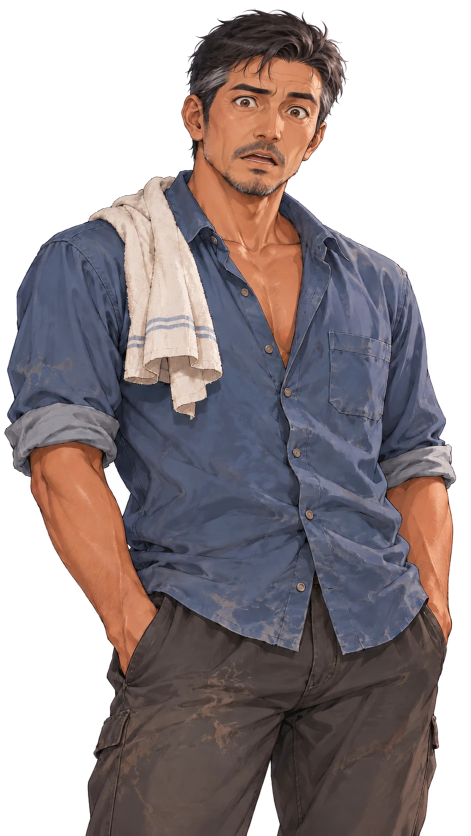
#> input picture app/src/main/assets/karakter/ayah_kaget.webp, 941 x 1672 px (shown at 1/2 size)
$ python hapus_latar.py ../app/src/main/assets/karakter/ayah_kaget.webp ../app/src/main/assets/karakter/ayah_kesal.webp
#> lines starting #> are read from the running program, lines starting #| are printed output that depends on the picture; after the words box and inside, x2 and y2 are one past the last pixel; in counts of white or black regions, pixels touching at a corner belong together
#!/usr/bin/env python3
# Pemakaian: python3 tools/hapus_latar.py gambar_asli.png app/src/main/assets/karakter/nama.png
# Butuh: pip install pillow numpy scipy
"""Hapus latar putih: alpha halus di tepi + celah putih di sela rambut, buang sisa putih."""
import sys
import numpy as np
from PIL import Image
from scipy import ndimage as ndi

src, dst = sys.argv[1], sys.argv[2]
P = np.asarray(Image.open(src).convert("RGB")).astype(np.float32)
mn = P.min(2); mx = P.max(2)
# 1) latar: keputihan yang tersambung ke tepi gambar
cand = (mn >= 222) & (mx - mn <= 28)
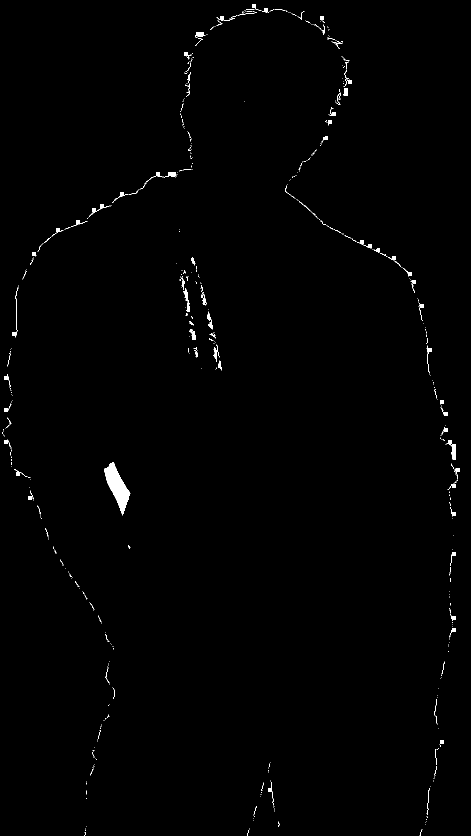
#> cand: shape (1672, 941) bool (shown at 1/2 size); 0.65% white; 542 white regions (455 under 20 px), largest, box (x1, y1, x2, y2) and area: (208, 924, 261, 1031) 2400, (891, 880, 912, 920) 332, (292, 344, 354, 364) 254
lab, _ = ndi.label(cand)
#> lab: shape (1672, 941) int32; 1387 distinct labels, from 0 to 1386
border = np.unique(np.concatenate([lab[0], lab[-1], lab[:, 0], lab[:, -1]]))
#> border = [0, 1383, 1384, 1385, 1386]
bg = np.isin(lab, border[border > 0])
#> bg: shape (1672, 941) bool; 0% white in thin lines or dots, all inside (x1, y1, x2, y2) = (169, 1670, 842, 1672)
dist_bg = ndi.distance_transform_edt(~bg)
# 2) celah putih di sela rambut, dicari bertahap (merambat dari celah ke celah)
whitish = (mn >= 195) & (mx - mn <= 32)
#> whitish: shape (1672, 941) bool; 2.1% white; 612 white regions (497 under 20 px), largest, box (x1, y1, x2, y2) and area: (293, 448, 444, 744) 12557, (295, 654, 369, 720) 2651, (208, 923, 261, 1031) 2444
lab2, n2 = ndi.label(whitish & ~bg)
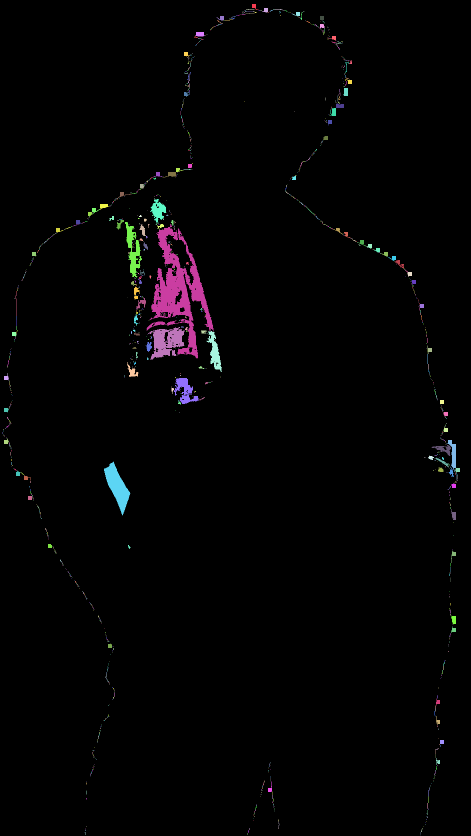
#> lab2: shape (1672, 941) int32 (shown at 1/2 size); 1530 distinct labels, from 0 to 1529; one colour per label, 0 black
#> n2 = 1529
holes = np.zeros_like(bg)
if n2:
    idx = np.arange(1, n2 + 1)
#> idx = 1529 values from 1 to 1529
    sizes = ndi.sum(np.ones_like(mn), lab2, idx)
#> sizes = 1529 values, max 11422 at index 520, min 1 at index 9, mean 21.56
    mean = ndi.mean(mn, lab2, idx)
#> mean = 1529 values, max 255 at index 12, min 195 at index 110, mean 234.3
    # kecerahan di sekeliling celah: celah rambut dikelilingi gelap, kilau baju dikelilingi terang
    ring_lab = np.where(~whitish, ndi.maximum_filter(lab2, 5), 0)
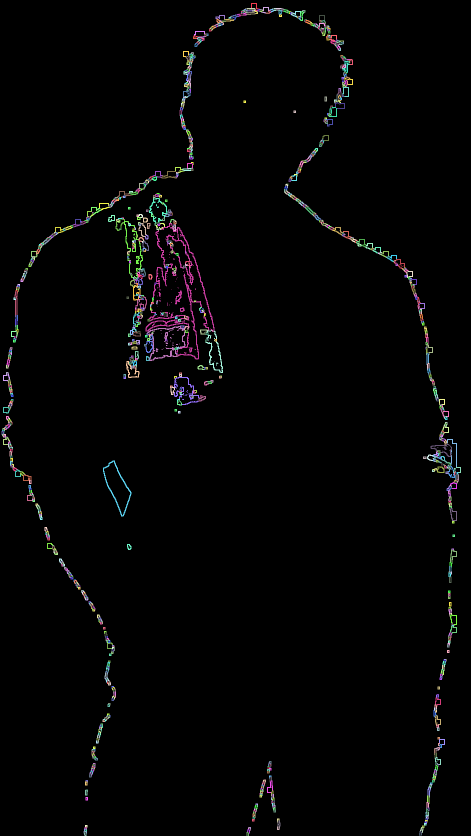
#> ring_lab: shape (1672, 941) int32 (shown at 1/2 size); 1529 distinct labels, from 0 to 1529; one colour per label, 0 black
    with np.errstate(invalid="ignore"):
        ring = np.nan_to_num(ndi.mean(mn, ring_lab, idx), nan=255.0)
#> ring = 1529 values, max 255 at index 59, min 0 at index 45, mean 107.2
    dark_around = ring < 140
    # lindungi bagian dalam wajah/kulit: putih mata, kilau mata & air mata bukan celah rambut
    R, G, B = P[..., 0], P[..., 1], P[..., 2]
    skin = (R > 150) & (R - B > 25) & (R >= G) & (G >= B - 5) & (mn < 235) & ~bg
#> skin: shape (1672, 941) bool; 13% white; 236 white regions (217 under 20 px), largest, box (x1, y1, x2, y2) and area: (63, 894, 311, 1348) 49184, (361, 115, 655, 384) 44011, (378, 294, 604, 712) 35878
    face = ndi.binary_fill_holes(ndi.binary_closing(skin, iterations=4))
#> face: shape (1672, 941) bool; 14.1% white; 52 white regions (33 under 20 px), largest, box (x1, y1, x2, y2) and area: (361, 115, 655, 721) 91353, (176, 354, 445, 837) 56032, (59, 894, 311, 1348) 51427
    in_face = ndi.mean(face.astype(np.float32), lab2, idx)
#> in_face = 1529 values, max 1 at index 119, min 0 at index 0, mean 0.208
    dark_around &= in_face < 0.3
    for _ in range(6):
        d = ndi.distance_transform_edt(~(bg | holes))
        mind = ndi.minimum(d, lab2, idx)
        # celah di samping pipi/leher (di dalam daerah "wajah") hanya bila menempel langsung ke latar
        near_face = (in_face >= 0.3) & (sizes < 8000) & (((mind <= 3) & (mean >= 238)) | ((mind <= 12) & (mean >= 240) & (ring < 150)))
        keep = idx[(dark_around & (((sizes < 2500) & (mind <= 45)) | ((mean >= 240) & (sizes < 60000) & (mind <= 60)))) | near_face]
        new_holes = np.isin(lab2, keep)
        if (new_holes & ~holes).sum() == 0:
            break
        holes |= new_holes
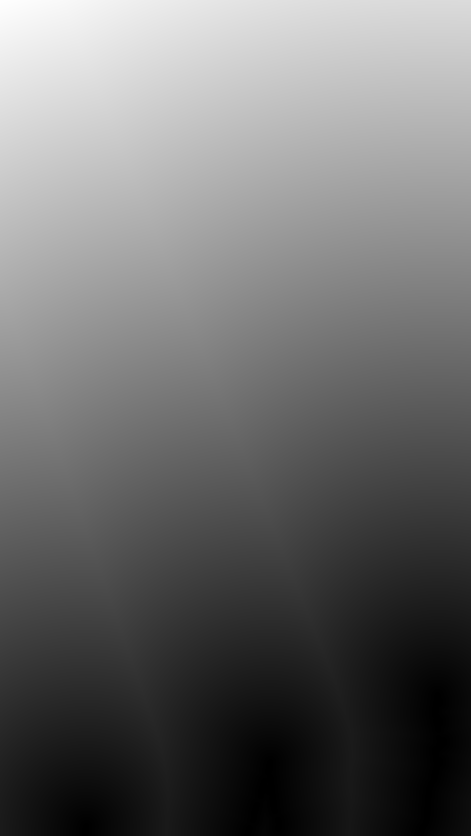
#> d: shape (1672, 941) float64 (shown at 1/2 size); min 0, max 1616.8, mean 694.4; drawn with min black and max white
#> holes: shape (1672, 941) bool; 0.04% white; 55 white regions (46 under 20 px), largest, box (x1, y1, x2, y2) and area: (869, 1390, 880, 1450) 161, (536, 1556, 548, 1606) 109, (870, 1496, 880, 1530) 83
bg_all = bg | holes
# penyapu: bintik putih murni kecil yang menempel di daerah transparan
if n2:
    for _ in range(2):
        d = ndi.distance_transform_edt(~bg_all)
        mind = ndi.minimum(d, lab2, idx)
        extra = idx[(sizes < 400) & (mean >= 238) & (mind <= 2) & (in_face < 0.3)]
        add = np.isin(lab2, extra) & ~bg_all
        if not add.any():
            break
        holes |= add
        bg_all |= add
dist_bg = ndi.distance_transform_edt(~bg_all)
# 3) daerah ragu = cincin tepi + celah; warna padat terdekat sebagai warna asli
unknown = holes | (~bg_all & (dist_bg <= 3))
#> unknown: shape (1672, 941) bool; 0.27% white; 11 white regions, largest, box (x1, y1, x2, y2) and area: (836, 1473, 891, 1672) 1589, (866, 1387, 883, 1463) 672, (533, 1550, 553, 1626) 611
solid = ~bg_all & ~unknown
#> solid: shape (1672, 941) bool; 99.7% white; 11 black regions, largest, box (x1, y1, x2, y2) and area: (836, 1473, 891, 1672) 1591, (866, 1387, 883, 1463) 672, (533, 1550, 553, 1626) 611
_, (iy, ix) = ndi.distance_transform_edt(~solid, return_indices=True)
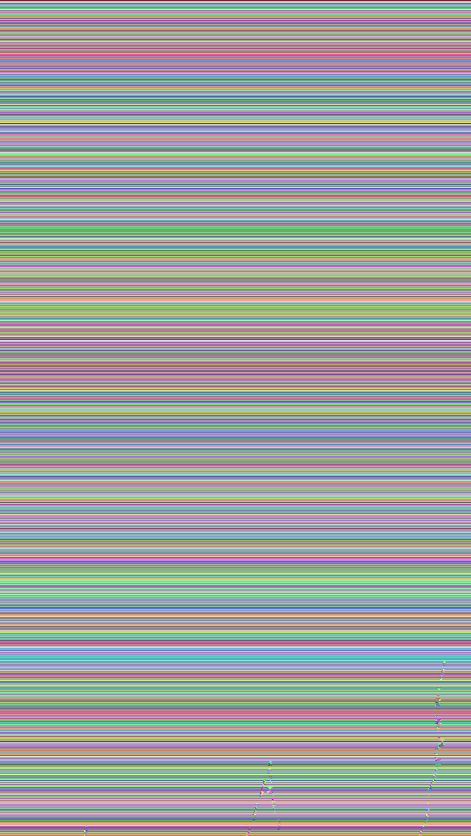
#> iy: shape (1672, 941) int32 (shown at 1/2 size); 1672 distinct labels, from 0 to 1671; one colour per label, 0 black
F = P[iy, ix]
c = np.argmax(255 - F, axis=2)
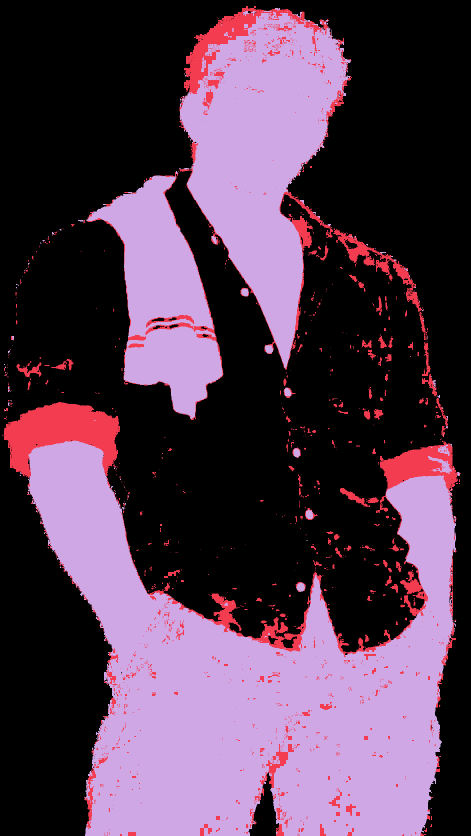
#> c: shape (1672, 941) int64 (shown at 1/2 size); 3 distinct labels, from 0 to 2; one colour per label, 0 black
Fc = np.take_along_axis(F, c[..., None], 2)[..., 0]
Pc = np.take_along_axis(P, c[..., None], 2)[..., 0]
denom = 255 - Fc
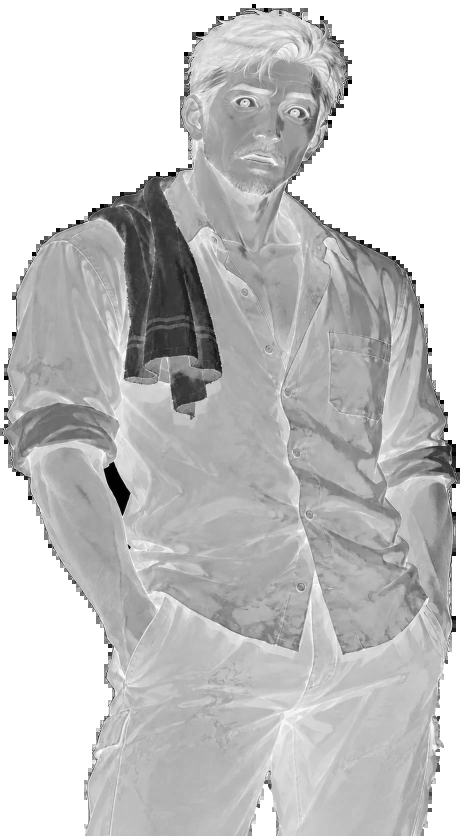
#> denom: shape (1672, 941) float32 (shown at 1/2 size); min 0, max 255, mean 197.4
a_est = np.clip((255 - Pc) / np.maximum(denom, 1), 0, 1)
a = np.where(bg | holes, 0.0, 1.0)
a = np.where(unknown & (denom > 35), a_est, a)
# 4) warna tanpa campuran putih
safe = np.maximum(a, 1e-3)[..., None]
C = np.clip((P - (1 - a)[..., None] * 255) / safe, 0, 255)
wgt = np.clip((a - 0.15) / 0.5, 0, 1)[..., None]
C = np.where(unknown[..., None], C * wgt + F * (1 - wgt), P)
a = ndi.gaussian_filter(a, 0.5)
a[solid & (dist_bg > 5)] = 1.0
out = np.dstack([C, a * 255]).round().astype(np.uint8)
Image.fromarray(out, "RGBA").save(dst, optimize=True)

$ run again, on app/src/main/assets/karakter/bayu_malu.webp
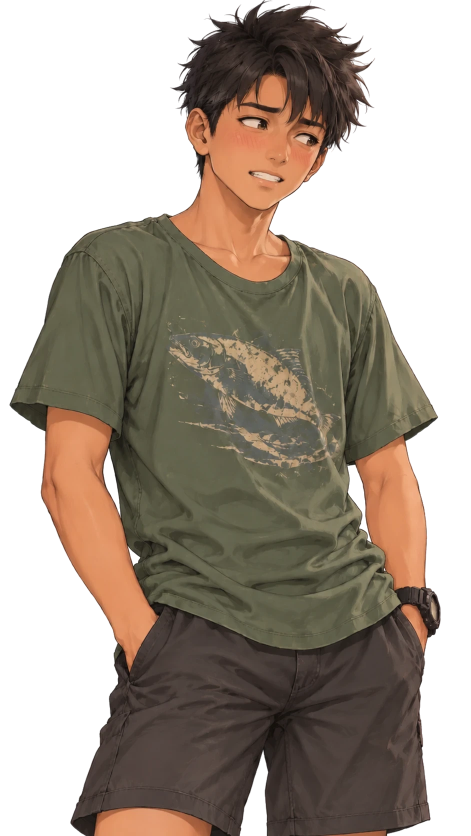
#> input picture app/src/main/assets/karakter/bayu_malu.webp, 941 x 1672 px (shown at 1/2 size)
#> `cand = (mn >= 222) & (mx - mn <= 28)`:
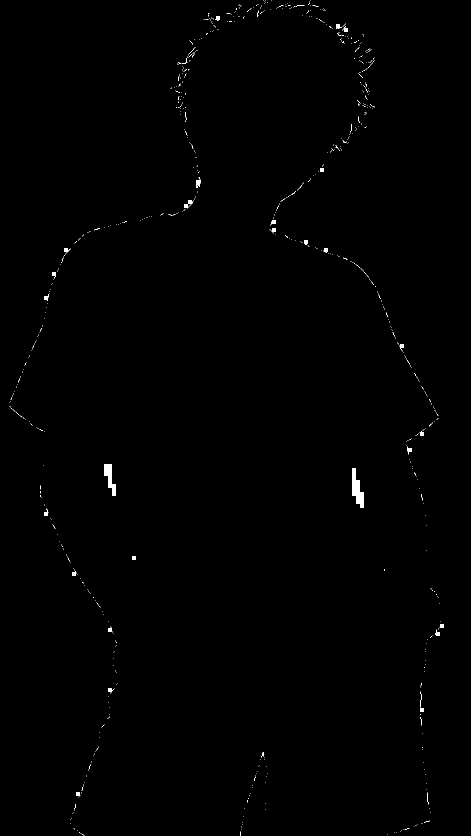
#> cand: shape (1672, 941) bool (shown at 1/2 size); 0.35% white; 777 white regions (747 under 20 px), largest, box (x1, y1, x2, y2) and area: (704, 936, 728, 1016) 1088, (208, 928, 232, 992) 768, (368, 400, 388, 417) 142
#> lab: shape (1672, 941) int32; 1292 distinct labels, from 0 to 1291
#> border = [0, 1, 2, 3, 1287, 1291]
#> bg: shape (1672, 941) bool; 0% white in thin lines or dots, all inside (x1, y1, x2, y2) = (169, 0, 621, 1672)
#> whitish: shape (1672, 941) bool; 0.48% white; 916 white regions (864 under 20 px), largest, box (x1, y1, x2, y2) and area: (704, 936, 729, 1016) 1095, (207, 927, 233, 992) 841, (674, 52, 696, 72) 149
#> lab2: shape (1672, 941) int32; 1544 distinct labels, from 0 to 1543
#> n2 = 1543
#> sizes = 1543 values, max 1094 at index 1075, min 1 at index 0, mean 4.91
#> mean = 1543 values, max 255 at index 20, min 195 at index 110, mean 234.3
#> ring_lab: shape (1672, 941) int32; 1544 distinct labels, from 0 to 1543
#> ring = 1543 values, max 194 at index 349, min 0 at index 15, mean 90.81
#> skin: shape (1672, 941) bool; 11.8% white; 496 white regions (402 under 20 px), largest, box (x1, y1, x2, y2) and area: (84, 815, 313, 1342) 53720, (372, 198, 648, 419) 34896, (339, 313, 579, 563) 27854
#> face: shape (1672, 941) bool; 12.6% white; 130 white regions (88 under 20 px), largest, box (x1, y1, x2, y2) and area: (339, 150, 666, 566) 72429, (80, 815, 313, 1342) 55504, (711, 873, 856, 1178) 28980
#> in_face = 1543 values, max 1 at index 279, min 0 at index 0, mean 0.0799
#> unknown: shape (1672, 941) bool; 0.8% white; 58 white regions, largest, box (x1, y1, x2, y2) and area: (337, 91, 398, 244) 2194, (549, 0, 655, 25) 960, (669, 43, 707, 90) 899
#> solid: shape (1672, 941) bool; 99.2% white; 58 black regions, largest, box (x1, y1, x2, y2) and area: (337, 91, 398, 244) 2194, (549, 0, 655, 25) 961, (669, 43, 707, 90) 899
#> iy: shape (1672, 941) int32; 1672 distinct labels, from 0 to 1671
#> c: shape (1672, 941) int64; 3 distinct labels, from 0 to 2
#> `a = np.where(bg | holes, 0.0, 1.0)`:
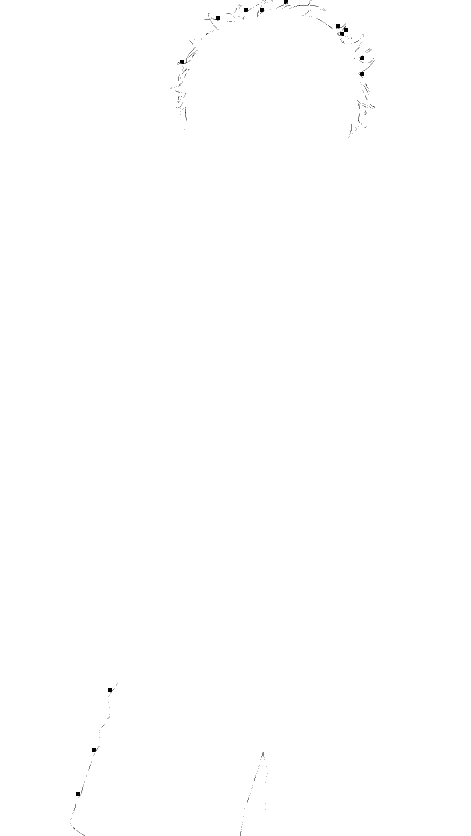
#> a: shape (1672, 941) float64 (shown at 1/2 size); values 0 (black) and 1 (white), 99.9% white; 337 black regions (323 under 20 px), largest, box (x1, y1, x2, y2) and area: (674, 52, 696, 72) 149, (356, 116, 374, 128) 83, (672, 48, 691, 57) 78
